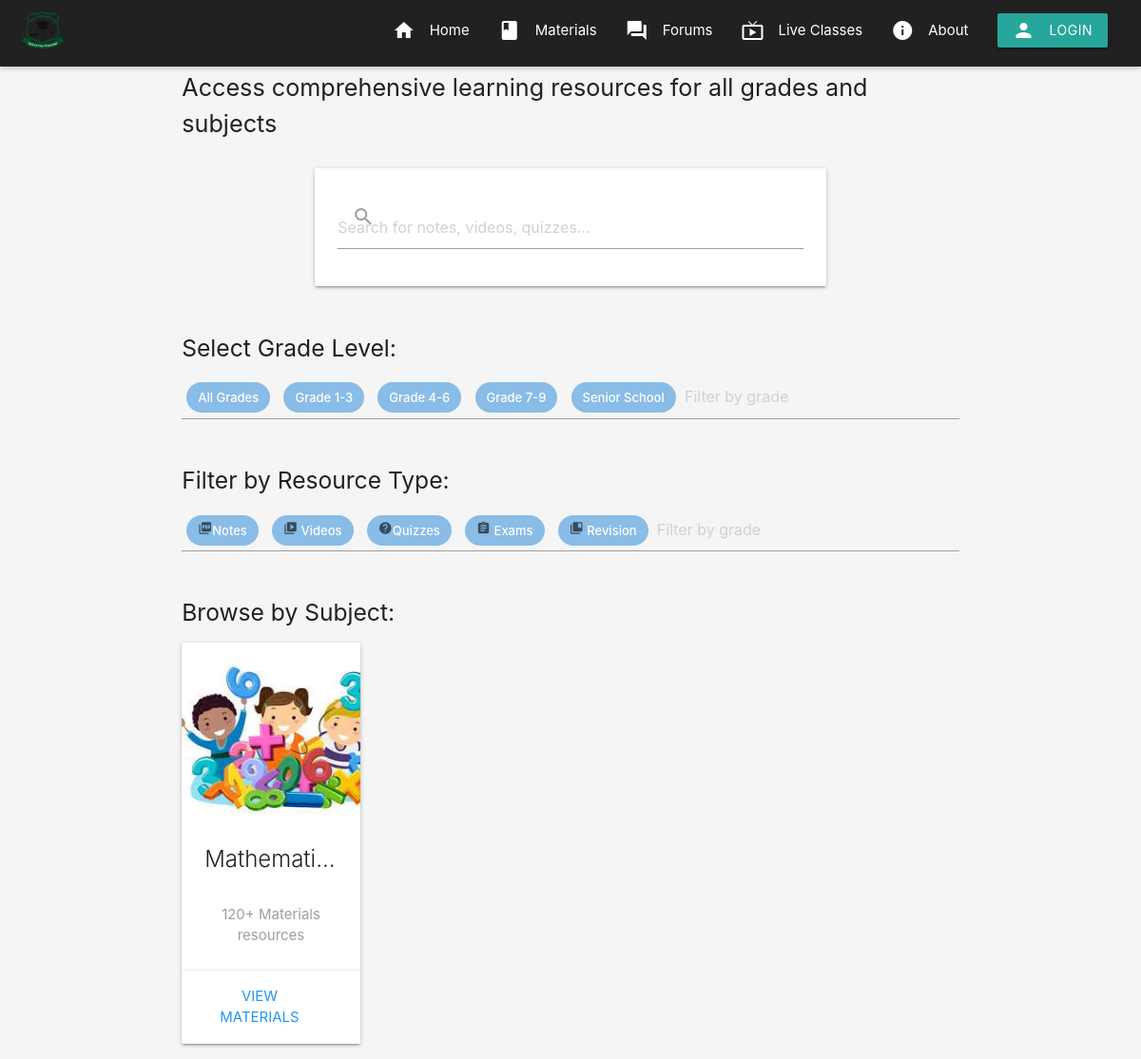
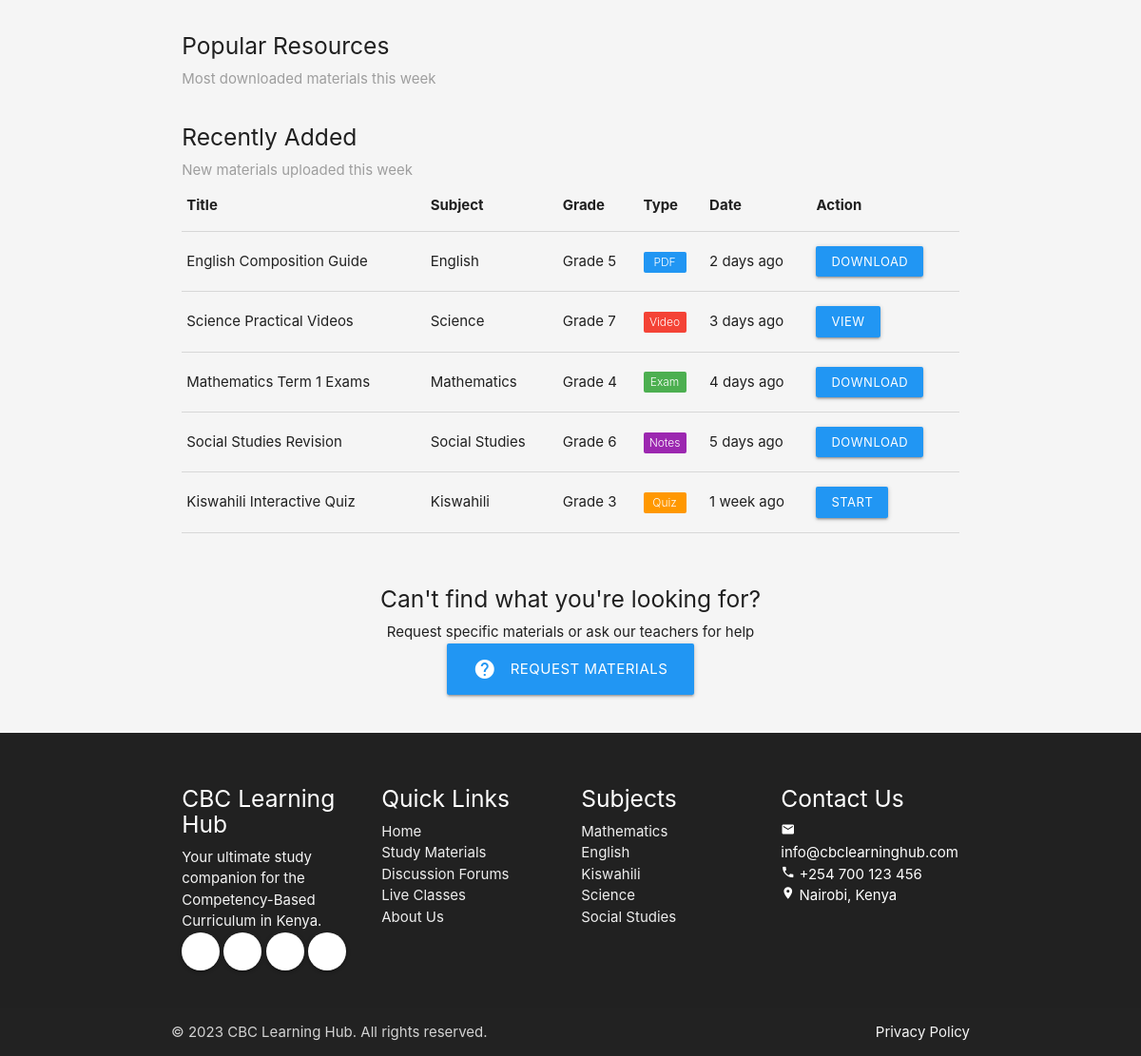
/materials/, run on the app's committed database (2 pictures, top to bottom).
### mysite/models.py (models this page shows, shortened)
class Materials(models.Model):
    teacher = models.ForeignKey(User, on_delete=models.CASCADE)
    title = models.CharField(max_length=100)
    description = models.TextField()
    file = models.FileField(upload_to='materials/')
    video_file = models.FileField(upload_to='videos/', blank=True, null=True)
    created_at = models.DateTimeField(auto_now_add=True)
    image = models.ImageField(upload_to='images/')
    views = models.PositiveIntegerField(default=0)
    subject = models.ForeignKey(Subjects, on_delete=models.CASCADE)

### mysite/views.py (the view)
# urls.py: path('materials/',views.materials,name='materials'),
def materials(request):
    all_materials = Materials.objects.all()
    most_viewed = Materials.objects.order_by('-views')[:6]  # top 6 most viewed
    return render(request, 'materials.html', {
        'materials': all_materials,
        'most_viewed': most_viewed,
    })

### templates/materials.html (shortened to what this page needs)
{% extends 'base.html' %}
{% block content %}
{% load static %}
    <main>
        <div class="page-header">
            <div class="container">
                <div class="row">
                    <div class="col s12">
                        <h4>CBC Study Materials</h4>
                        <p class="flow-text">Access comprehensive learning resources for all grades and subjects</p>
                    </div>
                </div>
                <div class="row search-container">
                    <div class="col s12 m8 offset-m2">
                        <div class="card">
                            <div class="card-content">
                                <form>
                                    <div class="input-field">
                                        <input id="search" type="search" placeholder="Search for notes, videos, quizzes..." required>
                                        <label class="label-icon" for="search"><i class="material-icons">search</i></label>
                                        <i class="material-icons">close</i>
                                    </div>
                                </form>
                            </div>
                        </div>
                    </div>
                </div>
            </div>
        </div>
        <div class="container">
            <div class="row grade-selector">
                <div class="col s12">
                    <h5>Select Grade Level:</h5>
                    <div class="chips">
                        <div class="chip"><a href="#">All Grades</a></div>
                        <div class="chip"><a href="#">Grade 1-3</a></div>
                        <div class="chip"><a href="#">Grade 4-6</a></div>
                        <div class="chip"><a href="#">Grade 7-9</a></div>
                        <div class="chip"><a href="#">Senior School</a></div>
                    </div>
                </div>
            </div>
            <div class="row filter-section">
                <div class="col s12">
                    <h5>Filter by Resource Type:</h5>
                    <div class="chips">
                        <div class="chip"><i class="material-icons tiny">picture_as_pdf</i><a href="#">Notes</a></div>
                        <div class="chip"><i class="material-icons tiny">video_library</i> <a href="#">Videos</a></div>
                        <div class="chip"><i class="material-icons tiny">help</i><a href="#">Quizzes</a></div>
                        <div class="chip"><i class="material-icons tiny">assignment</i> <a href="#">Exams</a></div>
                        <div class="chip"><i class="material-icons tiny">collections_bookmark</i> <a href="#">Revision</a></div>
                    </div>
                </div>
            </div>
            <div class="row">
            <div class="col s12">
                <h5>Browse by Subject:</h5>
            </div>
            {% for material in most_viewed %}
            <div class="col s6 m4 l3">
                <div class="card subject-card hoverable">
                    <div class="card-image">
                            <img src="{{ material.image.url }}">
                        </div>
                    <div class="card-content center">
                        <span class="card-title truncate">{{ material.title }}</span>
                        <p class="grey-text">
                            {{material.description}} resources
                        </p>
                    </div>
                    <div class="card-action center">
                        <a href="{% url 'view_resource' resource_id=material.id %}"
                        class="blue-text waves-effect waves-dark">
                        View Materials
                        </a>
                    </div>
                </div>
            </div>
            {% endfor %}
        </div>
            <div class="row" id="popular">
                <div class="col s12">
                    <h5>Popular Resources</h5>
                    <p class="grey-text">Most downloaded materials this week</p>
                </div>
            </div>
            <div class="row" id="recent">
                <div class="col s12">
                    <h5>Recently Added</h5>
                    <p class="grey-text">New materials uploaded this week</p>
                </div>
                <div class="col s12">
                    <table class="highlight responsive-table">
                        <thead>
                            <tr>
                                <th>Title</th>
                                <th>Subject</th>
                                <th>Grade</th>
                                <th>Type</th>
                                <th>Date</th>
                                <th>Action</th>
                            </tr>
                        </thead>
                        <tbody>
                            <tr>
                                <td>English Composition Guide</td>
                                <td>English</td>
                                <td>Grade 5</td>
                                <td><span class="new badge blue" data-badge-caption="PDF"></span></td>
                                <td>2 days ago</td>
                                <td><a href="#" class="btn-small blue">Download</a></td>
                            </tr>
                            <tr>
                                <td>Science Practical Videos</td>
                                <td>Science</td>
                                <td>Grade 7</td>
                                <td><span class="new badge red" data-badge-caption="Video"></span></td>
                                <td>3 days ago</td>
                                <td><a href="#" class="btn-small blue">View</a></td>
                            </tr>
                            <tr>
                                <td>Mathematics Term 1 Exams</td>
                                <td>Mathematics</td>
                                <td>Grade 4</td>
                                <td><span class="new badge green" data-badge-caption="Exam"></span></td>
                                <td>4 days ago</td>
                                <td><a href="#" class="btn-small blue">Download</a></td>
                            </tr>
                            <tr>
                                <td>Social Studies Revision</td>
                                <td>Social Studies</td>
                                <td>Grade 6</td>
                                <td><span class="new badge purple" data-badge-caption="Notes"></span></td>
                                <td>5 days ago</td>
                                <td><a href="#" class="btn-small blue">Download</a></td>
                            </tr>
                            <tr>
                                <td>Kiswahili Interactive Quiz</td>
                                <td>Kiswahili</td>
                                <td>Grade 3</td>
                                <td><span class="new badge orange" data-badge-caption="Quiz"></span></td>
                                <td>1 week ago</td>
                                <td><a href="#" class="btn-small blue">Start</a></td>
                            </tr>
                        </tbody>
                    </table>
                </div>
            </div>
            <div class="row center" style="margin: 40px 0;">
                <div class="col s12">
                    <h5>Can't find what you're looking for?</h5>
                    <p>Request specific materials or ask our teachers for help</p>
                    <a href="#" class="btn-large waves-effect waves-light blue"><i class="material-icons left">help</i>Request Materials</a>
                </div>
            </div>
        </div>
    </main>
{% endblock %}

### templates/base.html (shortened to what this page needs)
{% load static %}
<!DOCTYPE html>
<html lang="en">
<head>
    <link rel="stylesheet" href="https://cdnjs.cloudflare.com/ajax/libs/materialize/1.0.0/css/materialize.min.css">
    <link rel="stylesheet" href="{% static 'css/base.css' %}">
    <link rel="stylesheet" href="https://cdnjs.cloudflare.com/ajax/libs/font-awesome/6.4.0/css/all.min.css">
</head>
<body>
    <nav>
        <div class="nav-wrapper">
            <a href="#" class="brand-logo">
                <img src="{% static 'img/logo2.png' %}" alt="CBC Learning Hub">
            </a>
            <ul class="right hide-on-med-and-down">
                <li><a href="#"><i class="material-icons left">home</i>Home</a></li>
                <li><a href="{% url 'materials' %}"><i class="material-icons left">book</i>Materials</a></li>
                <li><a href="#"><i class="material-icons left">forum</i>Forums</a></li>
                <li><a href="#"><i class="material-icons left">live_tv</i>Live Classes</a></li>
                <li><a href="#"><i class="material-icons left">info</i>About</a></li>
                <li><a class="waves-effect waves-light btn"><i class="material-icons left">person</i>Login</a></li>
            </ul>
        </div>
    </nav>
        {% block content %}{% endblock %}
    <footer class="page-footer">
        <div class="container">
            <div class="row">
                <div class="col s12 m6 l3">
                    <h5 class="white-text">CBC Learning Hub</h5>
                    <p class="grey-text text-lighten-4">Your ultimate study companion for the Competency-Based Curriculum in Kenya.</p>
                    <div class="row">
                        <div class="col s12">
                            <a class="btn-floating waves-effect waves-light white blue-text"><i class="fab fa-facebook-f"></i></a>
                            <a class="btn-floating waves-effect waves-light white blue-text"><i class="fab fa-twitter"></i></a>
                            <a class="btn-floating waves-effect waves-light white blue-text"><i class="fab fa-instagram"></i></a>
                            <a class="btn-floating waves-effect waves-light white blue-text"><i class="fab fa-youtube"></i></a>
                        </div>
                    </div>
                </div>
                <div class="col s12 m6 l3">
                    <h5 class="white-text">Quick Links</h5>
                    <ul>
                        <li><a class="grey-text text-lighten-3" href="#!">Home</a></li>
                        <li><a class="grey-text text-lighten-3" href="#!">Study Materials</a></li>
                        <li><a class="grey-text text-lighten-3" href="#!">Discussion Forums</a></li>
                        <li><a class="grey-text text-lighten-3" href="#!">Live Classes</a></li>
                        <li><a class="grey-text text-lighten-3" href="#!">About Us</a></li>
                    </ul>
                </div>
                <div class="col s12 m6 l3">
                    <h5 class="white-text">Subjects</h5>
                    <ul>
                        <li><a class="grey-text text-lighten-3" href="#!">Mathematics</a></li>
                        <li><a class="grey-text text-lighten-3" href="#!">English</a></li>
                        <li><a class="grey-text text-lighten-3" href="#!">Kiswahili</a></li>
                        <li><a class="grey-text text-lighten-3" href="#!">Science</a></li>
                        <li><a class="grey-text text-lighten-3" href="#!">Social Studies</a></li>
                    </ul>
                </div>
                <div class="col s12 m6 l3">
                    <h5 class="white-text">Contact Us</h5>
                    <ul>
                        <li><i class="material-icons tiny">email</i> info@cbclearninghub.com</li>
                        <li><i class="material-icons tiny">phone</i> +254 700 123 456</li>
                        <li><i class="material-icons tiny">location_on</i> Nairobi, Kenya</li>
                    </ul>
                </div>
            </div>
        </div>
        <div class="footer-copyright">
            <div class="container">
                &copy; 2023 CBC Learning Hub. All rights reserved.
                <a class="grey-text text-lighten-4 right" href="#!">Privacy Policy</a>
            </div>
        </div>
    </footer>
</body>
</html>

### static/css/base.css (style rules this page uses)
:root { --primary: #2196F3; --secondary: #4CAF50; --accent: #FF5722; --light: #f5f5f5; --dark: #212121; }
* { margin: 0; padding: 0; box-sizing: border-box; scroll-behavior: smooth; }
body { display: flex; min-height: 100vh; flex-direction: column; background-color: #f5f5f5; }
main { flex: 1 0 auto; }
.search-container { margin-top: 20px; }
.subject-card { transition: transform 0.3s; }
.filter-section { margin: 20px 0; }
.grade-selector { margin: 20px 0; }
.page-footer { background-color: #212121 !important; padding-top: 20px; }
.chip { background-color: #89bce6; cursor: pointer; transition: background-color 0.3s, transform 0.3s; margin: 5px; }
.chip a { color: white; }
nav { background-color: var(--dark) !important; padding: 0 20px; height: 70px; box-shadow: 0 2px 5px rgba(0, 0, 0, 0.2); position: fixed; top: 0; left: 0; z-index: 999; align-items: center; display: flex; }
.nav-wrapper { width: 100%; }
.brand-logo img { height: 50px; margin-top: 7px; }
.page-footer { background-color: var(--dark) !important; padding-top: 40px; }

### data on the page
Materials: image (picture), title "Mathemati…", description "120+ Materials"
